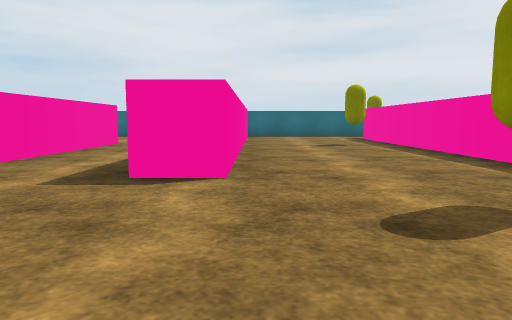
[1] (above)

20 first-person views from a walk through a 3-D level made in the Unity game engine. The camera is 0.58 m above the floor, tilts 6° down and sees 70° across. The floor is counted in squares, 1 m on a side. Each view is taken from the middle of a square. On the plan, view 1 faces up. The plan holds only what a view shows up to about 10 squares ahead; the rest is blank. The player character is not drawn. Some animated figures are not drawn. Surface patterns are stand-ins for the level's own textures.

[2]
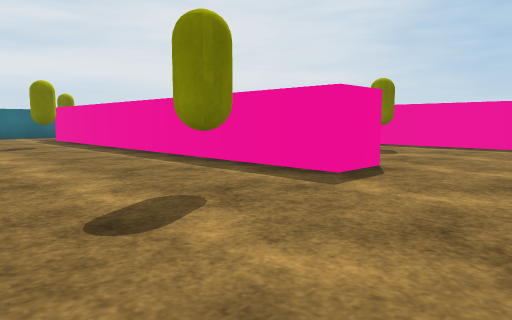

[3]
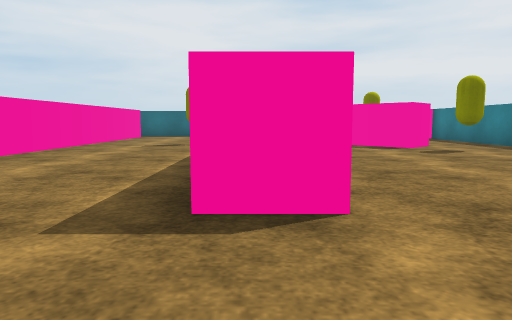

[4]
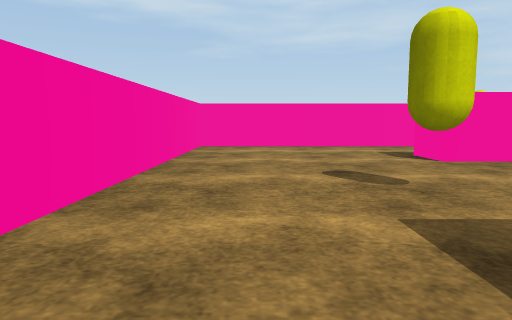

[5]
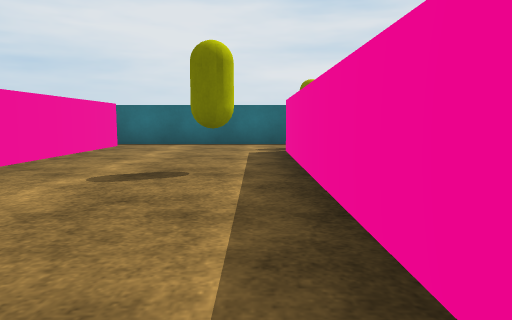

[6]
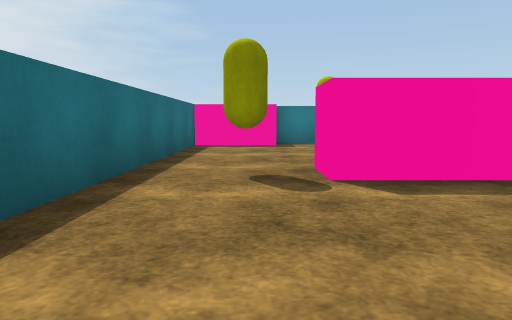

[7]
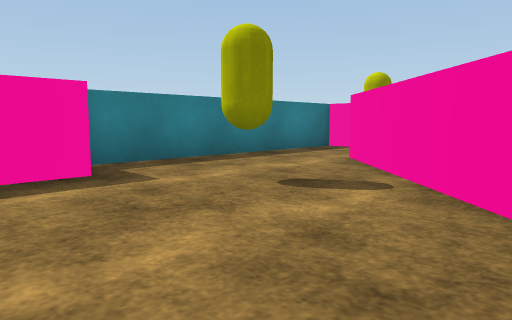

[8]
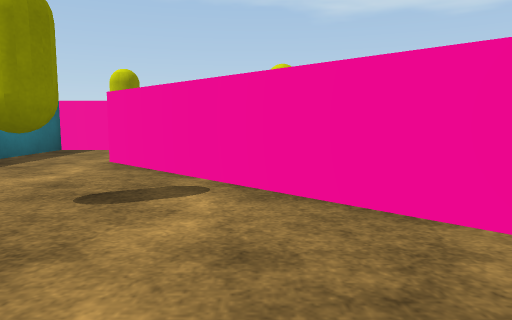

[9]
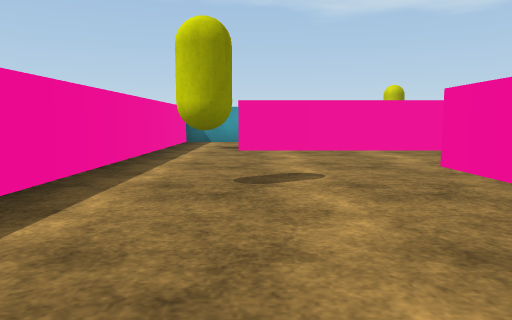

[10]
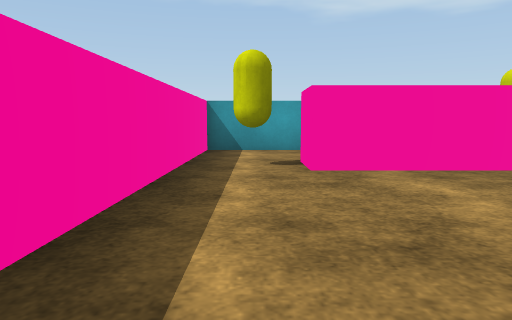

[11]
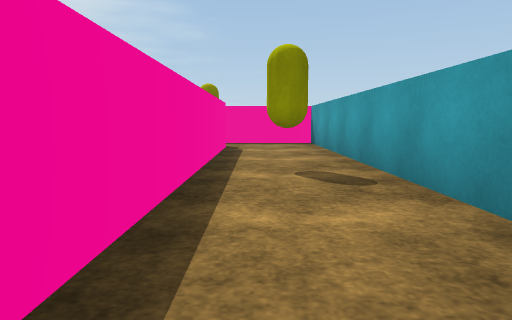

[12]
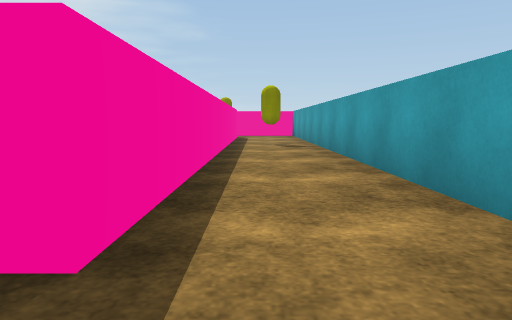

[13]
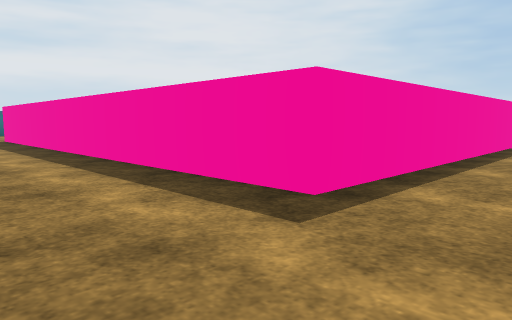

[14]
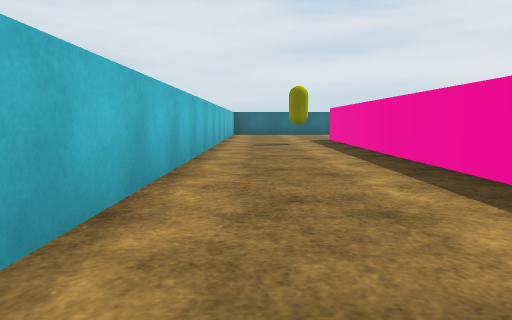

[15]
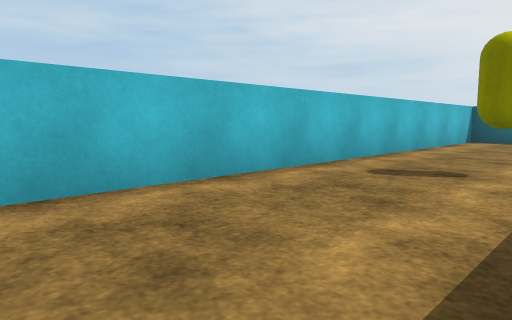

[16]
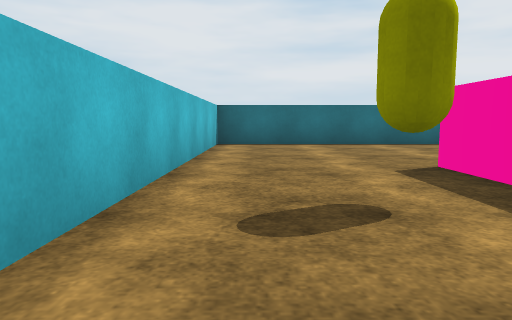

[17]
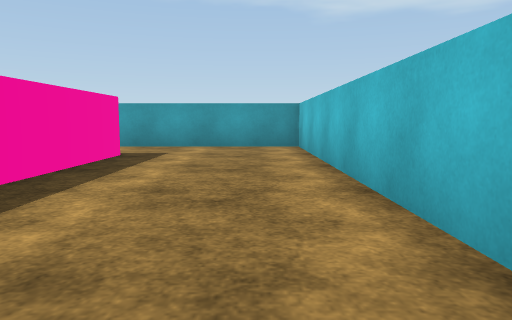

[18]
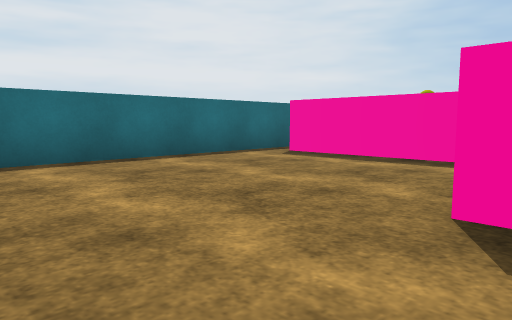

[19]
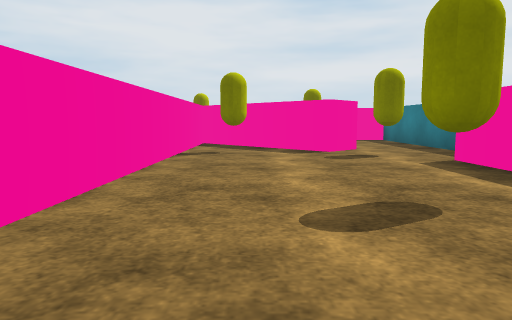

[20]
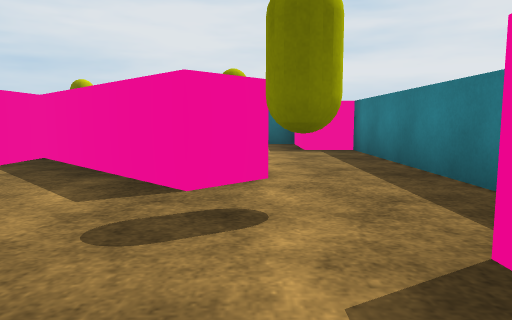

### Floor plan
Points are (right, up) in squares from view 1. A wall is a line through its corners. A room is listed if a view was taken in it or the views show most of it. See-through windows are left out.
Room 1 (views 1, 2, 3, 4, 5, 6, 7, 8, 9, 10, 19, 20)
walls: (3.6, 2.3) (3.6, 12.3) (4.6, 12.3) (8.1, 8.7) (7.4, 8) (4.6, 10.8) (4.6, 2.3) (3.6, 2.3); (-3.6, 9.8) (-3.6, -0.3) (7.3, -0.3); (-0.3, 13.8) (-0.3, 3.7) (-1.4, 3.7); (9, -0.5) (9, 6.5) (10, 6.5) (10, 12.5) (9, 12.5) (9, 14.5) (-0.5, 14.5)
ways out: opening at (-2.5, 10) to room 2; opening at (-1, 14) to room 2; opening at (8, -1) to room 2
objects: yellow capsule (2, 3); yellow capsule (2, 9); yellow capsule (4, 13); yellow capsule (6, 8); yellow capsule (7, 4); yellow capsule (8, 7); yellow capsule (8, 12)
Room 2 (views 11, 12, 13, 14, 15, 16, 17, 18)
walls: (-1.3, 10.6) (-1.3, 13.8); (-0.5, 14.5) (-8, 14.5) (-8, -3.5) (9, -3.5) (9, -0.5); (7.3, -0.3) (7.3, -1.3) (-4.6, -1.3) (-4.6, 9.8)
ways out: opening at (-2.5, 10) to room 1; opening at (-1, 14) to room 1; opening at (8, -1) to room 1
objects: yellow capsule (-6, 8); yellow capsule (4, -2); yellow capsule (8, -1)

Where each view was taken, in squares from view 1:
view 1: 0 up, 0 right, facing up
view 2: 0 up, 0 right, facing up-right
view 3: 0 up, 4 right, facing up
view 4: 1 up, 5 right, facing left
view 5: 5 up, 3 right, facing up
view 6: 13 up, 0 right, facing right
view 7: 14 up, 5 right, facing down-right
view 8: 14 up, 6 right, facing down
view 9: 7 up, 7 right, facing down
view 10: 4 up, 8 right, facing down
view 11: 2 down, 1 left, facing right
view 12: 2 down, 6 left, facing right
view 13: 3 down, 7 left, facing up-right
view 14: 2 down, 7 left, facing up
view 15: 3 up, 5 left, facing up-left
view 16: 5 up, 7 left, facing up
view 17: 5 up, 7 left, facing down
view 18: 9 up, 7 left, facing up-right
view 19: 1 up, 6 right, facing up
view 20: 5 up, 8 right, facing up
